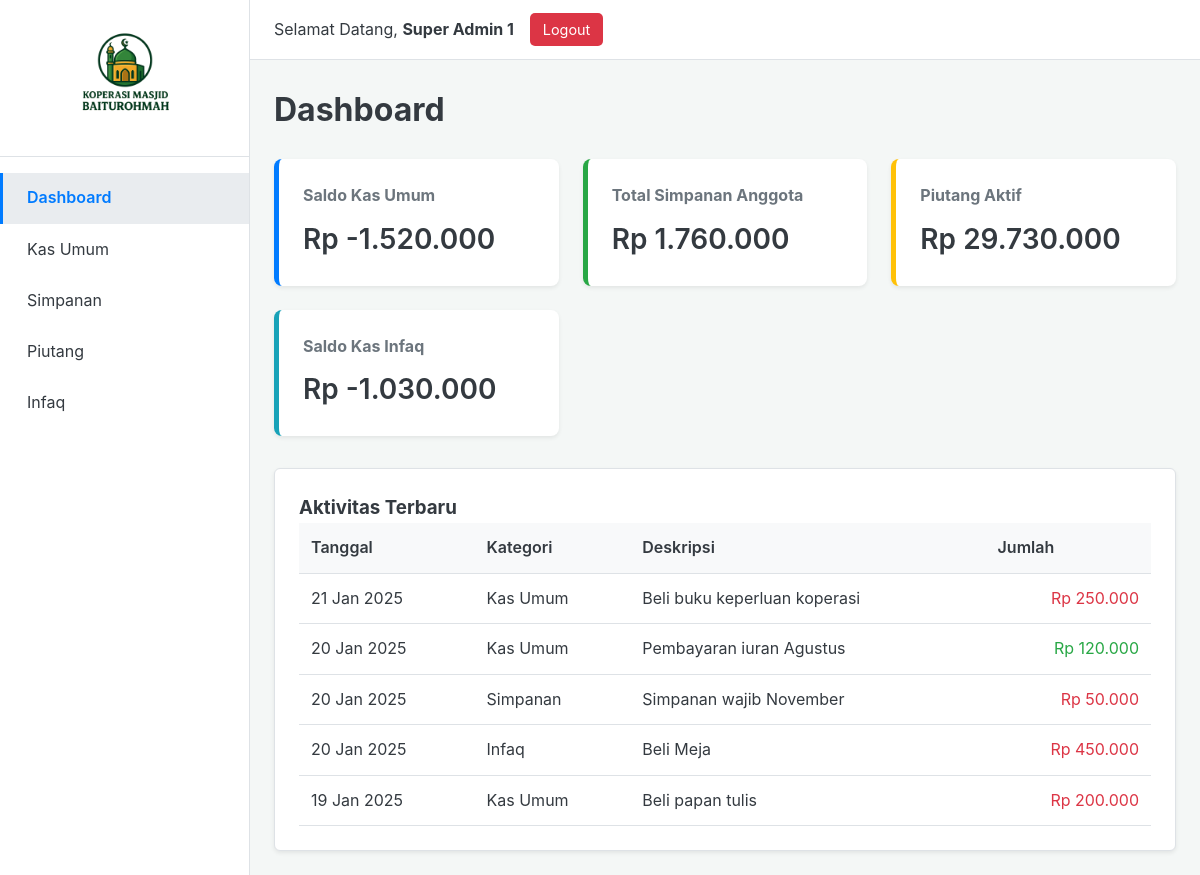
The app's page /index.php (signed in) with its own data.
### tables this page shows
CREATE TABLE transactions (
    id INT(11) PRIMARY KEY AUTO_INCREMENT,
    transaction_date DATE NOT NULL,
    name VARCHAR(100) NULL,
    description TEXT NOT NULL,
    type ENUM('pemasukan', 'pengeluaran') NOT NULL,
    amount DECIMAL(15, 2) NOT NULL,
    created_by_user_id INT(11) NULL,
    created_at TIMESTAMP DEFAULT CURRENT_TIMESTAMP,
    FOREIGN KEY (created_by_user_id) REFERENCES users(id) ON DELETE SET NULL
);

CREATE TABLE savings (
    id INT(11) PRIMARY KEY AUTO_INCREMENT,
    member_name VARCHAR(100) NOT NULL,
    saving_type ENUM('wajib', 'sukarela') NOT NULL,
    saving_date DATE NOT NULL,
    amount DECIMAL(15, 2) NOT NULL,
    description TEXT NULL,
    created_by_user_id INT(11) NULL,
    created_at TIMESTAMP DEFAULT CURRENT_TIMESTAMP,
    FOREIGN KEY (created_by_user_id) REFERENCES users(id) ON DELETE SET NULL
);

CREATE TABLE infaqs (
    id INT(11) PRIMARY KEY AUTO_INCREMENT,
    infaq_date DATE NOT NULL,
    description TEXT NOT NULL,
    donor_name VARCHAR(100) NULL,
    amount DECIMAL(15, 2) NOT NULL,
    type ENUM('pemasukan', 'pengeluaran') NOT NULL DEFAULT 'pemasukan',
    created_by_user_id INT(11) NULL,
    created_at TIMESTAMP DEFAULT CURRENT_TIMESTAMP,
    FOREIGN KEY (created_by_user_id) REFERENCES users(id) ON DELETE SET NULL
);

### models/Transaction.php (called while the page is built, shortened)
<?php
class Transaction {
    private $conn;
    private $table_name = "transactions";
    public function __construct($db) {
        $this->conn = $db;
    }
    public function read() {
        $query = "SELECT id, transaction_date, name, description, type, amount FROM " . $this->table_name . " ORDER BY transaction_date DESC, id DESC";
        $stmt = $this->conn->prepare($query);
        $stmt->execute();
        return $stmt;
    }
}

### models/Saving.php (called while the page is built, shortened)
<?php
class Saving {
    private $conn;
    private $table_name = "savings";
    public function __construct($db) {
        $this->conn = $db;
    }
    public function read() {
        $query = "SELECT id, member_name, saving_type, saving_date, amount, description FROM " . $this->table_name . " ORDER BY saving_date DESC, id DESC";
        $stmt = $this->conn->prepare($query);
        $stmt->execute();
        return $stmt;
    }
}

### models/Loan.php (called while the page is built, shortened)
<?php
class Loan {
    private $conn;
    private $table_name = "loans";
    private $payments_table = "loan_payments";
    public function __construct($db) {
        $this->conn = $db;
    }
    public function read() {
        $query = "
            SELECT
                l.id,
                l.member_name,
                l.loan_amount,
                l.loan_date,
                l.tenor_months,
                l.status,
                COALESCE(SUM(lp.payment_amount), 0) as total_paid,
                (l.loan_amount - COALESCE(SUM(lp.payment_amount), 0)) as remaining_amount
            FROM
                " . $this->table_name . " l
            LEFT JOIN
                " . $this->payments_table . " lp ON l.id = lp.loan_id
            GROUP BY
                l.id
            ORDER BY
                l.loan_date DESC, l.id DESC";
        $stmt = $this->conn->prepare($query);
        $stmt->execute();
        return $stmt;
    }
}

### models/Infaq.php (called while the page is built, shortened)
<?php
class Infaq {
    private $conn;
    private $table_name = "infaqs";
    public function __construct($db) {
        $this->conn = $db;
    }
    public function read() {
        $query = "SELECT id, infaq_date, description, donor_name, amount, type FROM " . $this->table_name . " ORDER BY infaq_date DESC, id DESC";
        $stmt = $this->conn->prepare($query);
        $stmt->execute();
        return $stmt;
    }
}

### pages/dashboard.php (the view, shortened to what this page needs)
<?php
$transactionModel = new Transaction($db);
$savingModel = new Saving($db);
$loanModel = new Loan($db);
$infaqModel = new Infaq($db);
$allTransactions = $transactionModel->read()->fetchAll(PDO::FETCH_ASSOC);
$totalPemasukanKas = 0;
$totalPengeluaranKas = 0;
foreach ($allTransactions as $t) {
    $amount = is_numeric($t['amount']) ? (float)$t['amount'] : 0;
    if ($t['type'] == 'pemasukan') {
        $totalPemasukanKas += $amount;
    } else {
        $totalPengeluaranKas += $amount;
    }
}
$saldoKas = $totalPemasukanKas - $totalPengeluaranKas;
$allSavings = $savingModel->read()->fetchAll(PDO::FETCH_ASSOC);
$totalSimpanan = array_sum(array_map(function($s) {
    return is_numeric($s['amount']) ? (float)$s['amount'] : 0;
}, $allSavings));
$allLoans = $loanModel->read()->fetchAll(PDO::FETCH_ASSOC);
$totalPiutangAktif = 0;
foreach ($allLoans as $l) {
    $remaining_amount = is_numeric($l['remaining_amount']) ? (float)$l['remaining_amount'] : 0;
    if ($l['status'] == 'aktif') {
        $totalPiutangAktif += $remaining_amount;
    }
}
$allInfaqs = $infaqModel->read()->fetchAll(PDO::FETCH_ASSOC);
$totalPemasukanInfaq = 0;
$totalPengeluaranInfaq = 0;
foreach ($allInfaqs as $i) {
    $amount = is_numeric($i['amount']) ? (float)$i['amount'] : 0;
    if ($i['type'] == 'pemasukan') {
        $totalPemasukanInfaq += $amount;
    } else {
        $totalPengeluaranInfaq += $amount;
    }
}
$saldoInfaq = $totalPemasukanInfaq - $totalPengeluaranInfaq;
$recentActivities = array_merge(
    array_slice($allTransactions, 0, 5),
    array_slice($allSavings, 0, 5),
    array_slice($allInfaqs, 0, 5)
);
usort($recentActivities, function($a, $b) {
    $timeA = strtotime($a['date'] ?? '1970-01-01');
    $timeB = strtotime($b['date'] ?? '1970-01-01');
    return $timeB - $timeA;
});
$recentActivities = array_slice($recentActivities, 0, 5);
?>
<div class="page-header">
    <h1>Dashboard</h1>
</div>
<div class="dashboard-summary">
    <div class="summary-card">
        <h3>Saldo Kas Umum</h3>
        <p>Rp <?php echo number_format($saldoKas, 0, ',', '.'); ?></p>
    </div>
    <div class="summary-card">
        <h3>Total Simpanan Anggota</h3>
        <p>Rp <?php echo number_format($totalSimpanan, 0, ',', '.'); ?></p>
    </div>
    <div class="summary-card">
        <h3>Piutang Aktif</h3>
        <p>Rp <?php echo number_format($totalPiutangAktif, 0, ',', '.'); ?></p>
    </div>
    <div class="summary-card">
        <h3>Saldo Kas Infaq</h3>
        <p>Rp <?php echo number_format($saldoInfaq, 0, ',', '.'); ?></p>
    </div>
</div>
<div class="card mt-4">
    <div class="card-body">
        <h3>Aktivitas Terbaru</h3>
        <div class="table-responsive">
            <table>
                <thead>
                    <tr>
                        <th>Tanggal</th>
                        <th>Kategori</th>
                        <th>Deskripsi</th>
                        <th>Jumlah</th>
                    </tr>
                </thead>
                <tbody>
                    <?php if (empty($recentActivities)): ?>
                        <tr><td colspan="4" style="text-align:center;">Tidak ada aktivitas terbaru.</td></tr>
                    <?php else: ?>
                        <?php foreach($recentActivities as $activity): ?>
                        <tr>
                            <td><?php echo date("d M Y", strtotime(htmlspecialchars($activity['date']))); ?></td>
                            <td>
                                <?php
                                    if (isset($activity['transaction_date'])) {
                                        echo 'Kas Umum';
                                    } elseif (isset($activity['saving_date'])) {
                                        echo 'Simpanan';
                                    } elseif (isset($activity['infaq_date'])) {
                                        echo 'Infaq';
                                    } else {
                                        echo 'N/A';
                                    }
                                ?>
                            </td>
                            <td><?php echo htmlspecialchars($activity['description'] ?? ''); ?></td>
                            <td class="text-right <?php echo (isset($activity['type']) && $activity['type'] == 'pemasukan') ? 'text-success' : 'text-danger'; ?>">
                                <?php echo "Rp " . number_format($activity['amount'] ?? 0, 0, ',', '.'); ?>
                            </td>
                        </tr>
                        <?php endforeach; ?>
                    <?php endif; ?>
                </tbody>
            </table>
        </div>
    </div>
</div>

### includes/header.php (shortened to what this page needs)
<?php
$user_name = $_SESSION['user_name'] ?? 'Guest';
$user_role = $_SESSION['user_role'] ?? 'user';
?>
<!DOCTYPE html>
<html lang="id">
<head>
    <link rel="stylesheet" href="assets/css/style.css">
</head>
<body data-user-role="<?php echo htmlspecialchars($user_role); ?>">
    <div class="app-container">
        <?php include 'sidebar.php'; ?>
        <div class="main-content">
            <header class="app-header">
                <div class="user-info">
                    <span>Selamat Datang, <strong><?php echo htmlspecialchars($user_name); ?></strong></span>
                    <a href="logout.php" class="logout-btn">Logout</a>
                </div>
            </header>
            <main class="content-body">

### includes/sidebar.php
<aside class="sidebar" id="sidebar">
    <div class="sidebar-header">
        <img src="assets/logo.png" alt="Koperasi Masjid Logo" style="width: 100px; height: auto;" />
    </div>
    <nav class="sidebar-nav">
        <ul>
            <li><a href="index.php?page=dashboard" class="<?php echo ($page == 'dashboard') ? 'aktif' : ''; ?>">Dashboard</a></li>
            <li><a href="index.php?page=transactions" class="<?php echo ($page == 'transactions') ? 'aktif' : ''; ?>">Kas Umum</a></li>
            <li><a href="index.php?page=savings" class="<?php echo ($page == 'savings') ? 'aktif' : ''; ?>">Simpanan</a></li>
            <li><a href="index.php?page=loans" class="<?php echo ($page == 'loans') ? 'aktif' : ''; ?>">Piutang</a></li>
            <li><a href="index.php?page=infaq" class="<?php echo ($page == 'infaq') ? 'aktif' : ''; ?>">Infaq</a></li>
        </ul>
    </nav>
</aside>

### index.php (shortened to what this page needs)
<?php
spl_autoload_register(function ($class_name) {
    $file = __DIR__ . '/models/' . $class_name . '.php';
});
$database = new Database();
$db = $database->getConnection();
$page = $_GET['page'] ?? 'dashboard';
include 'includes/header.php';
switch ($page) {
    case 'dashboard':
    default:
        include 'pages/dashboard.php';
        break;
}
include 'includes/footer.php';
?>

### includes/footer.php (shortened to what this page needs)
           </main>
        </div>
    </div>
</body>
</html>

### assets/css/style.css (style rules this page uses)
:root { --primary-color: #007bff; --secondary-color: #6c757d; --success-color: #28a745; --danger-color: #dc3545; --warning-color: #ffc107; --light-color: #f8f9fa; --dark-color: #343a40; --bg-color: #f4f7f6; --sidebar-bg: #ffffff; --sidebar-width: 250px; --header-height: 60px; --border-color: #dee2e6; --card-shadow: 0 0.125rem 0.25rem rgba(0, 0, 0, 0.075); }
* { box-sizing: border-box; margin: 0; padding: 0; }
html { overflow-x: hidden; }
body { font-family: -apple-system, BlinkMacMacSystemFont, "Segoe UI", Roboto, "Helvetica Neue", Arial, sans-serif; background-color: var(--bg-color); color: var(--dark-color); line-height: 1.6; overflow-x: hidden; min-width: 320px; }
.app-container { display: flex; min-height: 100vh; }
.sidebar { width: var(--sidebar-width); background-color: var(--sidebar-bg); border-right: 1px solid var(--border-color); position: fixed; top: 0; left: 0; height: 100%; transition: transform 0.3s ease-in-out; z-index: 1000; }
.main-content { flex-grow: 1; margin-left: var(--sidebar-width); display: flex; flex-direction: column; transition: margin-left 0.3s ease-in-out; }
.content-body { padding: 1.5rem; flex-grow: 1; }
.app-header { height: var(--header-height); background-color: #fff; border-bottom: 1px solid var(--border-color); display: flex; align-items: center; justify-content: space-between; padding: 0 1.5rem; position: sticky; top: 0; z-index: 999; }
.user-info { display: flex; align-items: center; }
.user-info .logout-btn { margin-left: 1rem; background-color: var(--danger-color); color: #fff; padding: 0.3rem 0.8rem; border-radius: 5px; text-decoration: none; font-size: 0.9rem; }
.sidebar-header { padding: 1.5rem; text-align: center; border-bottom: 1px solid var(--border-color); }
.sidebar-nav ul { list-style: none; padding: 1rem 0; }
.sidebar-nav a { display: block; padding: 0.8rem 1.5rem; color: var(--dark-color); text-decoration: none; transition: background-color 0.2s; border-left: 3px solid transparent; }
.sidebar-nav a.aktif { background-color: #e9ecef; font-weight: 600; color: var(--primary-color); border-left-color: var(--primary-color); }
.page-header { display: flex; justify-content: space-between; align-items: center; margin-bottom: 1.5rem; }
.card { background-color: #fff; border: 1px solid var(--border-color); border-radius: 0.375rem; box-shadow: var(--card-shadow); }
.card-body { padding: 1.5rem; }
.table-responsive { width: 100%; overflow-x: auto; }
table { width: 100%; border-collapse: collapse; }
th, td { padding: 0.75rem; text-align: left; border-bottom: 1px solid var(--border-color); vertical-align: middle; }
th { background-color: var(--light-color); font-weight: 600; }
.text-right { text-align: right; }
.dashboard-summary { display: grid; grid-template-columns: repeat(auto-fit, minmax(220px, 1fr)); gap: 1.5rem; }
.summary-card { background-color: #fff; padding: 1.5rem; border-radius: 8px; box-shadow: var(--card-shadow); border-left: 5px solid var(--primary-color); }
.summary-card:nth-child(2) { border-color: var(--success-color); }
.summary-card:nth-child(3) { border-color: var(--warning-color); }
.summary-card:nth-child(4) { border-color: #17a2b8; }
.summary-card h3 { margin-bottom: 0.5rem; font-size: 1rem; color: #6c757d; }
.summary-card p { font-size: 1.75rem; font-weight: 600; }
.mt-4 { margin-top: 2rem; }
.text-success { color: var(--success-color); }
.text-danger { color: var(--danger-color); }

### records on screen
transactions: transaction_date "21 Jan 2025", shows "Kas Umum", description "Beli buku keperluan koperasi", amount "250.000"
transactions: transaction_date "20 Jan 2025", shows "Kas Umum", description "Pembayaran iuran Agustus", amount "120.000"
savings: saving_date "20 Jan 2025", shows "Simpanan", description "Simpanan wajib November", amount "50.000"
infaqs: infaq_date "20 Jan 2025", shows "Infaq", description "Beli Meja", amount "450.000"
transactions: transaction_date "19 Jan 2025", shows "Kas Umum", description "Beli papan tulis", amount "200.000"

### other values on screen
$user_name "Super Admin 1"
$saldoKas "-1.520.000"
$totalSimpanan "1.760.000"
$totalPiutangAktif "29.730.000"
$saldoInfaq "-1.030.000"
